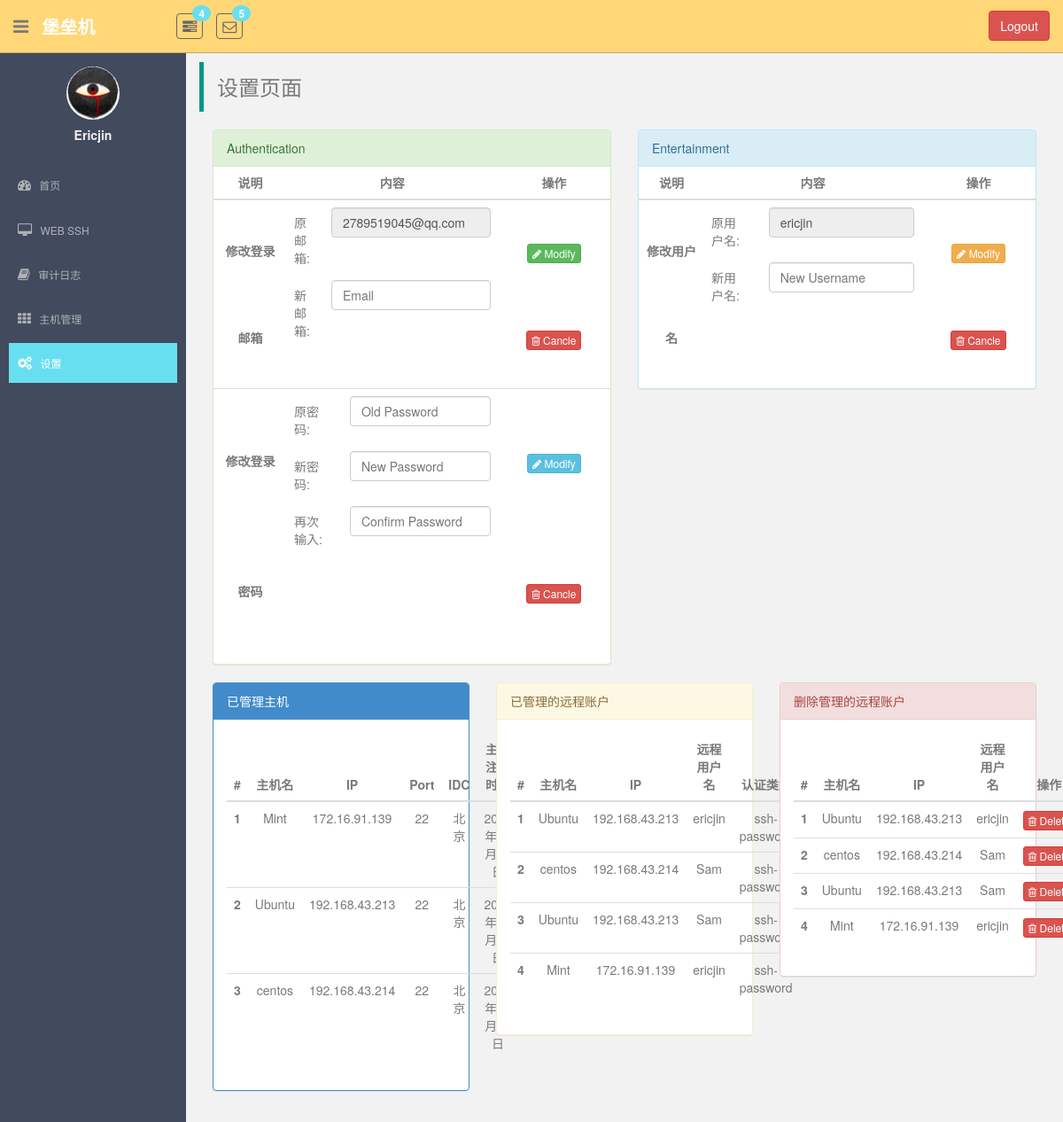
Before: /monitor/setting_home/ (signed in) with the older database file.
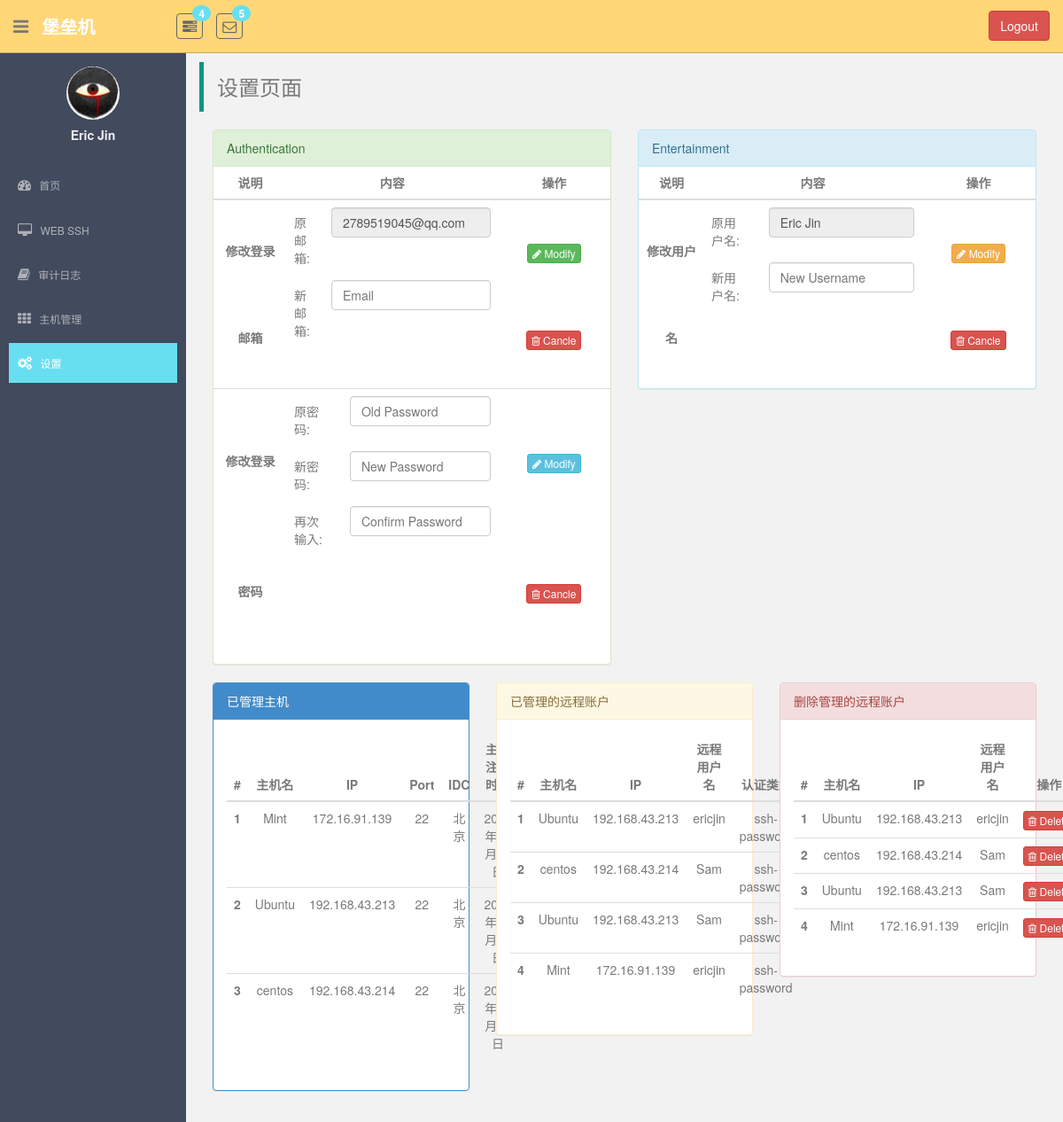
After: the same page with the newer database file.
### monitor/models.py (models this page shows, shortened)
class UserProfile(AbstractBaseUser, PermissionsMixin):
    email = models.EmailField(
        verbose_name='email address',
        max_length=255,
        unique=True,
    )
    name = models.CharField(max_length=64, verbose_name="用户名", unique=True)
    host_to_remote_users = models.ManyToManyField(to="HostToRemoteUser", verbose_name="关联主机账户")
    host_group = models.ManyToManyField(to="HostGroup", verbose_name="主机组")
    last_login = models.DateTimeField(verbose_name="最近登录时间", null=True, blank=True)
    is_active = models.BooleanField(default=True)
    is_staff = models.BooleanField(default=True)
    is_superuser = models.BooleanField(default=True)
    objects = UserProfileManager()
    USERNAME_FIELD = 'email'  # 使用email作为用户名
    REQUIRED_FIELDS = ['name']  # 必须要有的字段

### monitor/views.py (the view, shortened to what this page needs)
class SettingHome(LoginRequiredMixin, View):
    def get(self, request):
        user = request.user
        remote_users = list(user.host_to_remote_users.all())
        hosts = set(map(lambda x: x.host, remote_users))
        return render(request, "settings/set_home.html", locals())

### monitor/models.py (called while the page is built)
    def __str__(self):
        return self.name

### templates/settings/set_home.html (shortened to what the changed rows need)
{% extends 'base.html' %}
{% load staticfiles %}
{% block right_container %}
    <div id="wrap">
        <div class="account-setting clear-float">
            <div class="col-lg-6 col-md-6 col-sm-6">
                <div class="panel panel-success">
                    <table class="table">
                        <thead>
                        <tr>
                            <th>说明</th>
                            <th>内容</th>
                            <th>操作</th>
                        </tr>
                        </thead>
                        <tbody>
                        <tr>
                            <th scope="row" style="line-height: 98px;">修改登录邮箱</th>
                            <td>
                                <form class="form-horizontal">
                                    <div class="form-group">
                                        <div class="col-sm-10">
                                            <input readonly type="email" class="form-control" id="inputEmail1"
                                                   placeholder="Email"
                                                   value="{{ user.email }}">
                                        </div>
                                    </div>
                                </form>
                            </td>
                        </tr>
                        <tr>
                            <th scope="row" style="line-height: 147px;">修改登录密码</th>
                        </tr>
                        </tbody>
                    </table>
                </div>
            </div>
            <div class="col-lg-6 col-md-6 col-sm-6">
                <div class="panel panel-info">
                    <table class="table">
                        <thead>
                        <tr>
                            <th>说明</th>
                            <th>内容</th>
                            <th>操作</th>
                        </tr>
                        </thead>
                        <tbody>
                        <tr>
                            <th scope="row" style="line-height: 98px;">修改用户名</th>
                            <td>
                                <form class="form-horizontal">
                                    <div class="form-group">
                                        <div class="col-sm-9">
                                            <input readonly type="text" class="form-control" id="inputUser1"
                                                   placeholder="Old Username"
                                                   value="{{ user.name }}">
                                        </div>
                                    </div>
                                </form>
                            </td>
                        </tr>
                        </tbody>
                    </table>
                </div>
            </div>
        </div>
        <div class="host-manager clear-float">
            <div class="col-lg-4 col-md-4 col-sm-4">
                <div class="panel panel-primary">
                    <div class="panel-body">
                        <table class="table table-hover">
                            <thead>
                            <tr>
                                <th>#</th>
                                <th>主机名</th>
                                <th>IP</th>
                                <th>Port</th>
                                <th>IDC</th>
                                <th>主机注册时间</th>
                            </tr>
                            </thead>
                            <tbody>
                            {% for host in hosts %}
                                <tr>
                                    <th scope="row">{{ forloop.counter }}</th>
                                </tr>
                            {% endfor %}
                            </tbody>
                        </table>
                    </div>
                </div>
            </div>
            <div class="col-lg-4 col-md-4 col-sm-4">
                <div class="panel panel-warning">
                    <div class="panel-body">
                        <table class="table table-hover remote-table">
                            <thead>
                            <tr>
                                <th>#</th>
                                <th>主机名</th>
                                <th>IP</th>
                                <th>远程用户名</th>
                                <th>认证类型</th>
                            </tr>
                            </thead>
                            <tbody>
                            {% for remote_user in remote_users %}
                                <tr>
                                    <th scope="row">{{ forloop.counter }}</th>
                                </tr>
                            {% endfor %}
                            </tbody>
                        </table>
                    </div>
                </div>
            </div>
            <div class="col-lg-4 col-md-4 col-sm-4">
                <div class="panel panel-danger">
                    <div class="panel-body">
                        <table class="table table-hover">
                            <thead>
                            <tr>
                                <th>#</th>
                                <th>主机名</th>
                                <th>IP</th>
                                <th>远程用户名</th>
                                <th>操作</th>
                            </tr>
                            </thead>
                            <tbody onclick="deleteRemoteUser();">
                            {% for remote_user in remote_users %}
                                <tr>
                                    <th scope="row">{{ forloop.counter }}</th>
                                </tr>
                            {% endfor %}
                            </tbody>
                        </table>
                    </div>
                </div>
            </div>
        </div>
    </div>
{% endblock %}

### templates/base.html (shortened to what this page needs)
{% load staticfiles %}
<!DOCTYPE html>
<html lang="en">
<head>
    <link href="{% static 'plugins/bootstrap/css/bootstrap.css' %}" rel="stylesheet">
    <link href="{% static 'css/font-awesome.css' %}" rel="stylesheet" />
    <link href="{% static 'css/style.css' %}" rel="stylesheet">
    <link rel="stylesheet" href="{% static 'plugins/layui/css/layui.css' %}">
</head>
<body>
<section id="container" >
    <header class="header black-bg">
        <div class="sidebar-toggle-box">
            <div class="fa fa-bars tooltips" data-placement="right" data-original-title="Toggle Navigation"></div>
        </div>
        <a href="?" class="logo"><b>堡垒机</b></a>
        <div class="nav notify-row" id="top_menu">
            <ul class="nav top-menu">
                <li class="dropdown">
                    <a data-toggle="dropdown" class="dropdown-toggle" href="?">
                        <i class="fa fa-tasks"></i>
                        <span class="badge bg-theme">4</span>
                    </a>
                </li>
                <li id="header_inbox_bar" class="dropdown">
                    <a data-toggle="dropdown" class="dropdown-toggle" href="index.html#">
                        <i class="fa fa-envelope-o"></i>
                        <span class="badge bg-theme">5</span>
                    </a>
                </li>
            </ul>
        </div>
        <div class="top-menu">
            <ul class="nav pull-right top-menu">
                <li>
                    <button type="button" class="btn btn-danger" style="margin-top: 12px;" onclick="logout()">Logout</button>
                </li>
            </ul>
        </div>
    </header>
    <aside>
        <div id="sidebar"  class="nav-collapse ">
            <ul class="sidebar-menu" id="nav-accordion">
                <p class="centered"><a href="#"><img src="{% static 'images/ui-sam.jpg' %}" class="img-circle" width="60"></a></p>
                <h5 class="centered" style="margin-top: 10px;">{{ request.user.name|capfirst }}</h5>
                <li class="mt">
                    <a class="dashboard" href="{% url "dashboard" %}">
                        <i class="fa fa-dashboard"></i>
                        <span>首页</span>
                    </a>
                </li>
                <li class="sub-menu">
                    <a class="web-ssh" href="{% url "web_ssh" %}" >
                        <i class="fa fa-desktop"></i>
                        <span>WEB SSH</span>
                    </a>
                </li>
                <li class="sub-menu">
                    <a class="log-page" href="{% url 'log_page' %}" >
                        <i class="fa fa-book"></i>
                        <span>审计日志</span>
                    </a>
                </li>
                <li class="sub-menu">
                    <a class="host-manage" href="javascript:void(0);">
                        <i class="fa fa-th"></i>
                        <span>主机管理</span>
                    </a>
                </li>
                <li class="sub-menu">
                    <a class="setting-page" href="{% url 'setting_home' %}" >
                        <i class="fa fa-cogs"></i>
                        <span>设置</span>
                    </a>
                </li>
            </ul>
        </div>
    </aside>
    <section id="main-content">
        <section class="wrapper">
            {% block right_container %}
            {% endblock %}
        </section>
    </section>
</section>
</body>
</html>

Changed rows visible on the page:
changed UserProfile "2789519045@qq.com": user.name "Ericjin" → "Eric Jin"; name "ericjin" → "Eric Jin"
